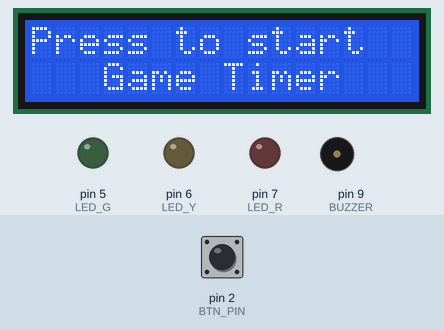
Recording of a sketch running on a simulated Arduino Uno, built with avr-gcc and run on an emulated ATmega328P. Parts: 16×2 character LCD, output pins drawn as LEDs (lit = HIGH), buzzer (waves = sounding). The inputs (shaded band) are chosen by the test bench; at power-on: pin 2 (BTN_PIN) HIGH.

Above: at 1.2 s.
1.3 s: pin 2 (BTN_PIN) pulled LOW for 0.15 s
At 1.83 s:
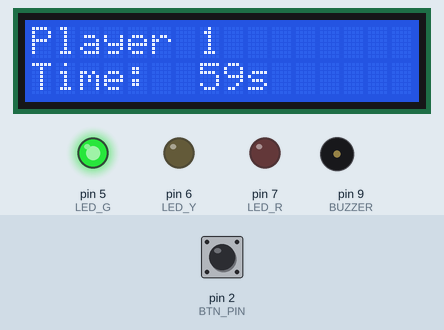
2.0 s: pin 2 (BTN_PIN) pulled LOW for 1 s
At 3.8 s:
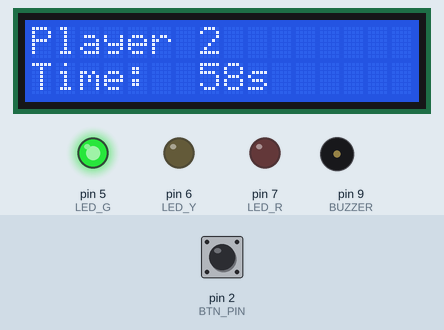
4.5 s: pin 2 (BTN_PIN) pulled LOW for 0.15 s
At 4.82 s:
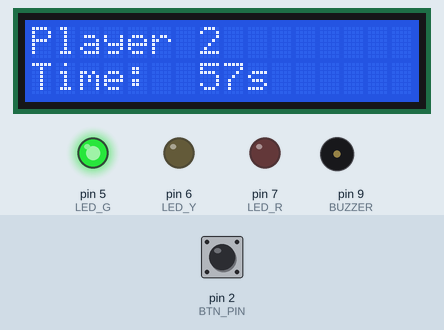
5.2 s: pin 2 (BTN_PIN) pulled LOW for 1 s
At 46.0 s:
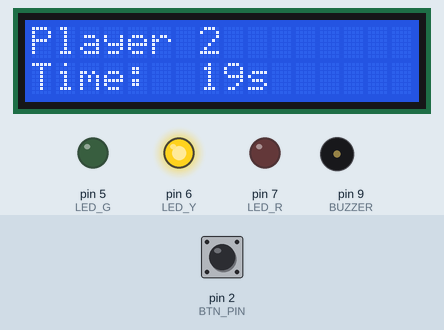
Timing chart, 0 to 47.5 s (numbered marks = the images above; inputs shaded):
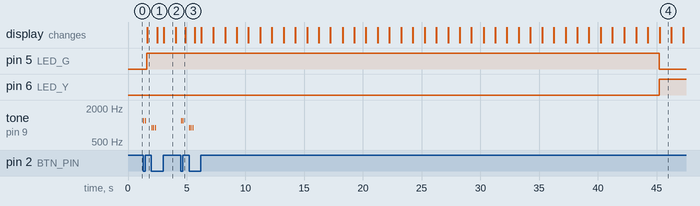

The sketch:

arduino-game-timer-2-player.ino
```cpp
// Two-player game timer: LCD (I2C) + LEDs (G/Y/R) + buzzer
// Board: Arduino Uno/Nano (AVR)

#include <Arduino.h>
#include <Wire.h>
#include <LiquidCrystal_I2C.h>

// ---------- Pins ----------
const uint8_t BTN_PIN = 2;         // interrupt-capable pin on Uno/Nano
const uint8_t LED_G   = 5;
const uint8_t LED_Y   = 6;
const uint8_t LED_R   = 7;
const uint8_t BUZZER  = 9;

// ---------- LCD ----------
const uint8_t LCD_ADDR = 0x27;     // change to 0x3F if your module uses that
LiquidCrystal_I2C lcd(LCD_ADDR, 16, 2);

// ---------- Timing (ms) ----------
const unsigned long TURN_MS     = 60000;   // 60 seconds per turn
const unsigned long WARN_Y_MS   = 20000;   // yellow under 20s
const unsigned long WARN_R_MS   = 5000;    // red under 5s
const unsigned long DEBOUNCE_MS = 80;      // debounce window

// ---------- State ----------
volatile bool btnInterruptFlag = false;    // set in ISR, handled in loop
unsigned long lastBtnTime = 0;

enum State { IDLE, P1_RUNNING, P2_RUNNING, TIMEOUT };
State state = IDLE;

uint8_t activePlayer = 1;
unsigned long deadline = 0;

// ---------- Forward decls ----------
void onButtonISR();
void startTurn(uint8_t p);
void lightsFor(unsigned long remain);
void beep(int freq, int ms, int pause = 60);
void lcdIdle();
void lcdShow(uint8_t p, unsigned long remainMs);

void setup() {
  // Button + ISR
  pinMode(BTN_PIN, INPUT_PULLUP);
  attachInterrupt(digitalPinToInterrupt(BTN_PIN), onButtonISR, FALLING);

  // LEDs + buzzer
  pinMode(LED_G, OUTPUT);
  pinMode(LED_Y, OUTPUT);
  pinMode(LED_R, OUTPUT);
  pinMode(BUZZER, OUTPUT);
  digitalWrite(LED_G, LOW);
  digitalWrite(LED_Y, LOW);
  digitalWrite(LED_R, LOW);

  // LCD
  lcd.init();
  lcd.backlight();
  lcdIdle();
}

void loop() {
  // Handle button with debounce in loop (not in ISR)
  if (btnInterruptFlag) {
    if (millis() - lastBtnTime >= DEBOUNCE_MS) {
      if (digitalRead(BTN_PIN) == LOW) {
        lastBtnTime = millis();

        if (state == IDLE || state == TIMEOUT) {
          // From TIMEOUT start the other player; from IDLE start P1
          startTurn( (state == IDLE) ? 1 : (activePlayer == 1 ? 2 : 1) );
        } else {
          // Switch turns mid-countdown
          startTurn( activePlayer == 1 ? 2 : 1 );
        }

        // Wait for release to avoid auto-repeat
        while (digitalRead(BTN_PIN) == LOW) { delay(5); }
      }
    }
    btnInterruptFlag = false;
  }

  // Countdown
  if (state == P1_RUNNING || state == P2_RUNNING) {
    long remain = (long)deadline - (long)millis();
    if (remain <= 0) {
      state = TIMEOUT;

      // Timeout alarm (descending tones)
      int tones[] = {1200, 1000, 800, 600, 400};
      for (uint8_t i = 0; i < 5; i++) { beep(tones[i], 120, 30); }

      // Red blink a few times
      for (uint8_t i = 0; i < 6 && state == TIMEOUT; i++) {
        digitalWrite(LED_R, HIGH); delay(120);
        digitalWrite(LED_R, LOW);  delay(120);
      }

      // LCD message
      lcd.clear();
      lcd.setCursor(0,0); lcd.print("   TIME IS UP   ");
      lcd.setCursor(0,1); lcd.print("Press for next ");
      // Wait for next press to flip to the other player
    } else {
      lightsFor((unsigned long)remain);
      lcdShow(activePlayer, (unsigned long)remain);
    }
  }
}

// --- ISR: minimal work only ---
void onButtonISR() {
  btnInterruptFlag = true;
}

// --- Helpers ---
void beep(int freq, int ms, int pause) {
  tone(BUZZER, freq, ms);
  delay(ms + pause);
}

void startTurn(uint8_t p) {
  activePlayer = p;
  deadline = millis() + TURN_MS;
  state = (p == 1) ? P1_RUNNING : P2_RUNNING;

  // Start sound: 2 beeps for P1, 3 for P2
  int count = (p == 1) ? 2 : 3;
  int f = (p == 1) ? 1200 : 900;
  for (int i = 0; i < count; i++) { beep(f, 80, 70); }

  // Immediate UI refresh
  lightsFor(TURN_MS);
  lcdShow(activePlayer, TURN_MS);
}

void lightsFor(unsigned long remain) {
  digitalWrite(LED_G, remain > WARN_Y_MS);
  digitalWrite(LED_Y, (remain <= WARN_Y_MS && remain > WARN_R_MS));
  digitalWrite(LED_R, remain <= WARN_R_MS);
}

void lcdIdle() {
  lcd.clear();
  lcd.setCursor(0,0); lcd.print("Press to start ");
  lcd.setCursor(0,1); lcd.print("   Game Timer  ");
}

void lcdShow(uint8_t p, unsigned long remainMs) {
  // Line 1: Player X
  lcd.setCursor(0,0);
  lcd.print("Player ");
  lcd.print(p);
  lcd.print("        "); // pad/clear to end

  // Line 2: Time: ###s
  unsigned long s = remainMs / 1000UL;
  lcd.setCursor(0,1);
  lcd.print("Time: ");
  if (s < 100) lcd.print(' ');
  if (s < 10)  lcd.print(' ');
  lcd.print(s);
  lcd.print("s      ");
}
```

Measured:
- after the input at 1.3 s, pin 5 (LED_G): LOW → HIGH after 0.30 s; tone on pin 9 (BUZZER): alternates 1200 Hz for 0.08 s and silent for 0.07 s, 4 changes in all, then stays silent, starting at once; the display: changes after 0.36 s (image 1)
- after the input at 2.0 s, tone on pin 9 (BUZZER): alternates 900 Hz for 0.08 s and silent for 0.07 s, 6 changes in all, then stays silent, starting at once
- after the input at 4.5 s, tone on pin 9 (BUZZER): alternates 1200 Hz for 0.08 s and silent for 0.07 s, 4 changes in all, then stays silent, starting at once
- after the input at 5.2 s, pin 5 (LED_G): HIGH → LOW after 40.0 s instead of 39.3 s; pin 6 (LED_Y): LOW → HIGH after 40.0 s instead of 39.3 s; tone on pin 9 (BUZZER): alternates 900 Hz for 0.08 s and silent for 0.07 s, 6 changes in all, then stays silent, starting at once
- what the display in image 2 shows lasts 1.0 s, from 3.1 s to 4.1 s
